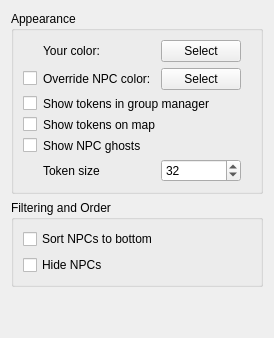
<?xml version="1.0" encoding="UTF-8"?>
<ui version="4.0">
 <class>GroupPage</class>
 <widget class="QWidget" name="GroupPage">
  <property name="windowTitle">
   <string>Form</string>
  </property>
  <layout class="QVBoxLayout" name="verticalLayout">
   <item>
    <widget class="QGroupBox" name="groupBox">
     <property name="title">
      <string>Appearance</string>
     </property>
     <layout class="QGridLayout" name="gridLayout">
      <item row="5" column="1">
       <widget class="QLabel" name="label_3">
        <property name="text">
         <string>Show tokens on map</string>
        </property>
       </widget>
      </item>
      <item row="6" column="1">
       <widget class="QLabel" name="label_5">
        <property name="text">
         <string>Show NPC ghosts</string>
        </property>
       </widget>
      </item>
      <item row="4" column="1" colspan="2">
       <widget class="QLabel" name="label">
        <property name="text">
         <string>Show tokens in group manager</string>
        </property>
       </widget>
      </item>
      <item row="4" column="0">
       <widget class="QCheckBox" name="showTokensCheckBox">
        <property name="text">
         <string/>
        </property>
       </widget>
      </item>
      <item row="1" column="0">
       <widget class="QCheckBox" name="npcOverrideColorCheckBox">
        <property name="text">
         <string/>
        </property>
       </widget>
      </item>
      <item row="1" column="1">
       <widget class="QLabel" name="label_2">
        <property name="text">
         <string>Override NPC color:</string>
        </property>
        <property name="wordWrap">
         <bool>true</bool>
        </property>
        <property name="buddy">
         <cstring>npcOverrideColorPushButton</cstring>
        </property>
       </widget>
      </item>
      <item row="0" column="2">
       <widget class="QPushButton" name="yourColorPushButton">
        <property name="text">
         <string>Select</string>
        </property>
       </widget>
      </item>
      <item row="0" column="1">
       <widget class="QLabel" name="label_4">
        <property name="text">
         <string>Your color:</string>
        </property>
        <property name="buddy">
         <cstring>yourColorPushButton</cstring>
        </property>
       </widget>
      </item>
      <item row="0" column="5">
       <spacer name="horizontalSpacer">
        <property name="orientation">
         <enum>Qt::Orientation::Horizontal</enum>
        </property>
        <property name="sizeHint" stdset="0">
         <size>
          <width>10</width>
          <height>20</height>
         </size>
        </property>
       </spacer>
      </item>
      <item row="6" column="0">
       <widget class="QCheckBox" name="showNpcGhostsCheckBox">
        <property name="text">
         <string/>
        </property>
       </widget>
      </item>
      <item row="5" column="0">
       <widget class="QCheckBox" name="showMapTokensCheckBox">
        <property name="text">
         <string/>
        </property>
       </widget>
      </item>
      <item row="1" column="2">
       <widget class="QPushButton" name="npcOverrideColorPushButton">
        <property name="text">
         <string>Select</string>
        </property>
       </widget>
      </item>
      <item row="7" column="2">
       <widget class="QSpinBox" name="tokenIconSizeSpinBox">
        <property name="minimum">
         <number>16</number>
        </property>
        <property name="maximum">
         <number>128</number>
        </property>
        <property name="singleStep">
         <number>16</number>
        </property>
        <property name="value">
         <number>32</number>
        </property>
       </widget>
      </item>
      <item row="7" column="1">
       <widget class="QLabel" name="label_6">
        <property name="text">
         <string>Token size</string>
        </property>
       </widget>
      </item>
     </layout>
    </widget>
   </item>
   <item>
    <widget class="QGroupBox" name="groupBox_2">
     <property name="title">
      <string>Filtering and Order</string>
     </property>
     <layout class="QGridLayout" name="gridLayout_2">
      <item row="1" column="0">
       <widget class="QCheckBox" name="npcSortBottomCheckbox">
        <property name="text">
         <string>Sort NPCs to bottom</string>
        </property>
       </widget>
      </item>
      <item row="1" column="1">
       <spacer name="horizontalSpacer_2">
        <property name="orientation">
         <enum>Qt::Orientation::Horizontal</enum>
        </property>
        <property name="sizeHint" stdset="0">
         <size>
          <width>10</width>
          <height>20</height>
         </size>
        </property>
       </spacer>
      </item>
      <item row="2" column="0">
       <widget class="QCheckBox" name="npcHideCheckbox">
        <property name="text">
         <string>Hide NPCs</string>
        </property>
       </widget>
      </item>
     </layout>
    </widget>
   </item>
   <item>
    <spacer name="verticalSpacer">
     <property name="orientation">
      <enum>Qt::Orientation::Vertical</enum>
     </property>
     <property name="sizeHint" stdset="0">
      <size>
       <width>20</width>
       <height>40</height>
      </size>
     </property>
    </spacer>
   </item>
  </layout>
 </widget>
 <tabstops>
  <tabstop>npcSortBottomCheckbox</tabstop>
  <tabstop>npcOverrideColorPushButton</tabstop>
  <tabstop>npcOverrideColorCheckBox</tabstop>
  <tabstop>npcHideCheckbox</tabstop>
  <tabstop>yourColorPushButton</tabstop>
 </tabstops>
 <resources/>
 <connections/>
</ui>
